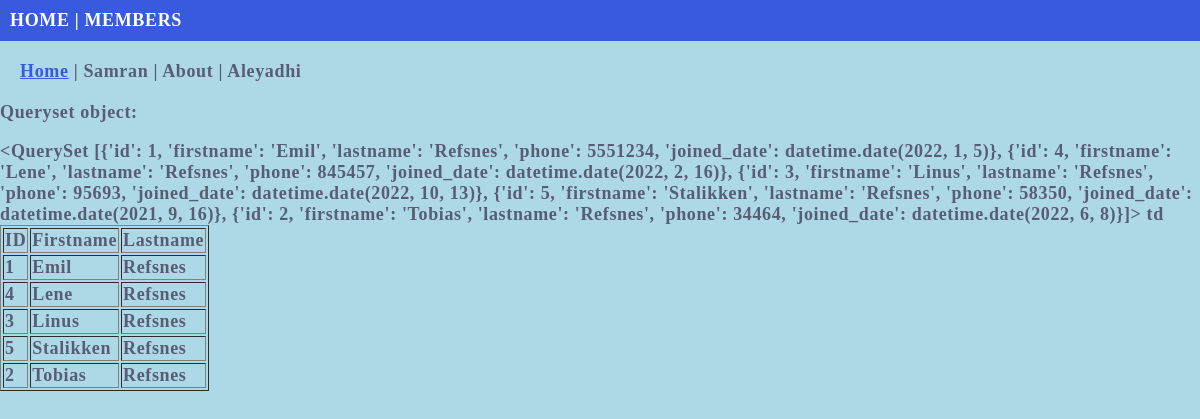
Screenshot of /testing/ with the database file from the repository.
### members/models.py (models this page shows, shortened)
class Member(models.Model):
  firstname = models.CharField(max_length=255)
  lastname = models.CharField(max_length=255)
  phone = models.IntegerField(null=True)
  joined_date = models.DateField(null=True)

### members/views.py (the view)
# urls.py: path('testing/', views.testing, name='testing')
def testing(request):
  members = Member.objects.all().order_by('firstname', '-id').values()
  template = loader.get_template('template.html')
  context = {
    'members': members
  }
  return HttpResponse(template.render(context, request))

### members/templates/template.html (shortened to what this page needs)
{% extends "master.html" %}
{% load static %}
{% block css %}
    <link rel="stylesheet" href="{% static 'testing.css' %}">
{% endblock %}
{% block content %}
    {% include "menu.html" with me="Samran" sponsor="Aleyadhi" %}
    <p>Queryset object: </p>
    {{ members }}
    <table border="1">
        <tr>
            <th>ID</th>
            <th>Firstname</th>
            <th>Lastname</th>
        </tr>
        {% for x in members %}
        <tr>
            <td>{{ x.id }}</td>
            <td>{{x.firstname}}</td>
            <td>{{x.lastname}}</td>
        </tr>
        {% endfor %}td
    </table>
{% endblock %}

### members/templates/master.html (shortened to what this page needs)
{% load static %}
<!DOCTYPE html>
<html>
<head>
  <link rel="stylesheet" href="{% static 'mystyles.css' %}">
  {% block css %} {% endblock %}
</head>
<body>
  <div class="topnav">
    <a href="/">HOME</a> |
    <a href="/members">MEMBERS</a>
  </div>
    {% block content %}
    {% endblock %}
</body>
</html>

### members/templates/menu.html
<div style="margin: 20px;">
    <a href="/">Home</a> | {{ me }} | About | {{ sponsor }}
</div>

### mystaticfiles/mystyles.css (style rules this page uses)
body { margin:0; font: 600 18px 'Source Sans Pro', sans-serif; letter-spacing: 0.64px; color: #585d74; }
.topnav { background-color:#375BDC; color:#ffffff; padding:10px; }
.topnav a:link, .topnav a:visited { text-decoration: none; color: #ffffff; }
a:link, a:visited { color: #375BDC; }

### members/static/testing.css (style rules this page uses)
body { background-color: lightblue; font-family: Verdana; }

### rows the page displays
Member: id "1", firstname "Emil", lastname "Refsnes"
Member: id "4", firstname "Lene", lastname "Refsnes"
Member: id "3", firstname "Linus", lastname "Refsnes"
Member: id "5", firstname "Stalikken", lastname "Refsnes"
Member: id "2", firstname "Tobias", lastname "Refsnes"

### other values shown
{{ me }} "Samran"
{{ sponsor }} "Aleyadhi"
